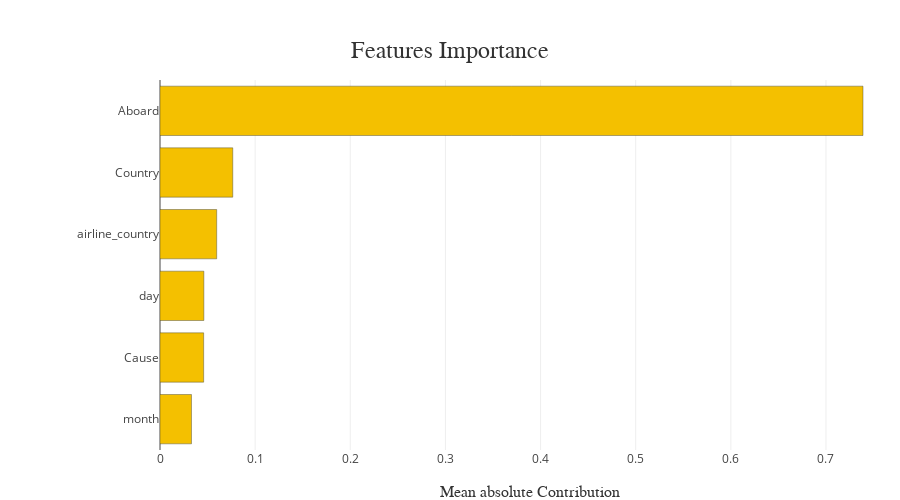

The notebook cell this image was saved under:
### Code cell
xpl.plot.features_importance()

### Figure 1 — Plotly figure (JSON) as saved in the notebook; plotly's stock layout.template omitted (floating-point values rounded to 4 significant figures)
{"data": [{"customdata": ["month", "Cause", "day", "airline_country", "Country", "Aboard"], "hovertemplate": "Feature: %{customdata}<br />Contribution: %{x:.4f}<extra></extra>", "marker": {"color": ["rgba(244, 192, 0, 1.0)", "rgba(244, 192, 0, 1.0)", "rgba(244, 192, 0, 1.0)", "rgba(244, 192, 0, 1.0)", "rgba(244, 192, 0, 1.0)", "rgba(244, 192, 0, 1.0)"], "line": {"color": "rgba(52, 55, 54, 0.8)", "width": 0.5}}, "name": "Global", "orientation": "h", "type": "bar", "x": [0.0331, 0.0459, 0.0461, 0.0596, 0.0765, 0.7389], "y": ["month", "Cause", "day", "airline_country", "Country", "Aboard"]}], "layout": {"autosize": false, "barmode": "group", "height": 500, "hovermode": "closest", "margin": {"b": 50, "l": 160, "r": 0, "t": 80}, "title": {"font": {"color": "rgb(50, 50, 50)", "family": "Arial", "size": 24}, "text": "Features Importance", "x": 0.5, "xanchor": "center", "y": 0.9, "yanchor": "middle"}, "width": 900, "xaxis": {"title": {"font": {"color": "rgb(50, 50, 50)", "family": "Arial Black", "size": 16}, "text": "Mean absolute Contribution"}}, "yaxis": {"automargin": true, "dtick": 1, "tickmode": "array", "ticktext": ["month", "Cause", "day", "airline_country", "Country", "Aboard"], "tickvals": ["month", "Cause", "day", "airline_country", "Country", "Aboard"], "title": {"font": {"color": "rgb(50, 50, 50)", "family": "Arial Black", "size": 16}}}}}
